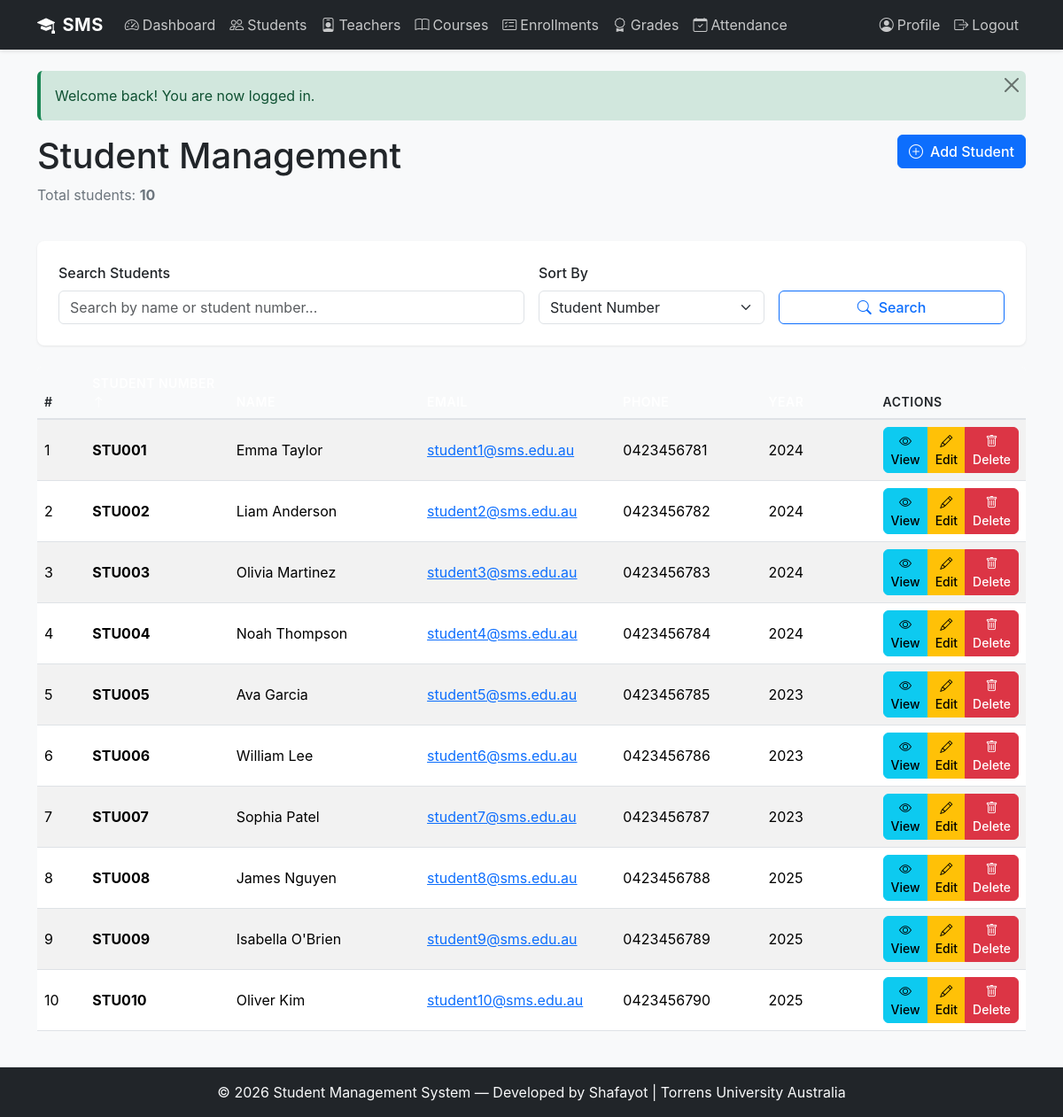
The page /public/students/list.php (signed in) on the database its author committed.
### tables this page shows
CREATE TABLE students (
    id INT AUTO_INCREMENT PRIMARY KEY,
    user_id INT NOT NULL,
    student_number VARCHAR(20) NOT NULL UNIQUE,
    first_name VARCHAR(50) NOT NULL,
    last_name VARCHAR(50) NOT NULL,
    date_of_birth DATE NULL,
    gender ENUM('male', 'female', 'other') NULL,
    phone VARCHAR(20) NULL,
    address TEXT NULL,
    enrollment_year YEAR NOT NULL,
    created_at DATETIME NOT NULL DEFAULT CURRENT_TIMESTAMP,
    FOREIGN KEY (user_id) REFERENCES users(id) ON DELETE CASCADE,
    INDEX idx_user_id (user_id),
    INDEX idx_student_number (student_number)
);

CREATE TABLE users (
    id INT AUTO_INCREMENT PRIMARY KEY,
    username VARCHAR(50) NOT NULL UNIQUE,
    email VARCHAR(100) NOT NULL UNIQUE,
    password_hash VARCHAR(255) NOT NULL,
    role ENUM('admin', 'teacher', 'student') NOT NULL DEFAULT 'student',
    is_active TINYINT(1) NOT NULL DEFAULT 1,
    created_at DATETIME NOT NULL DEFAULT CURRENT_TIMESTAMP,
    updated_at DATETIME NOT NULL DEFAULT CURRENT_TIMESTAMP ON UPDATE CURRENT_TIMESTAMP,
    INDEX idx_email (email),
    INDEX idx_role (role),
    INDEX idx_is_active (is_active)
);

### includes/db.php (called while the page is built, shortened)
<?php
class Database {
    private static $instance = null;
    public static function get_connection() {
        if (self::$instance === null) {
            try {
                $dsn = 'mysql:host=' . DB_HOST . ';dbname=' . DB_NAME . ';charset=' . DB_CHARSET;
                $options = [
                    PDO::ATTR_ERRMODE            => PDO::ERRMODE_EXCEPTION,
                    PDO::ATTR_DEFAULT_FETCH_MODE  => PDO::FETCH_ASSOC,
                    PDO::ATTR_EMULATE_PREPARES    => false,
                ];
                self::$instance = new PDO($dsn, DB_USER, DB_PASS, $options);
            } catch (PDOException $e) {
                error_log('Database connection failed: ' . $e->getMessage());
                die('Sorry, we could not connect to the database. Please try again later.');
            }
        }
        return self::$instance;
    }
    public static function query($sql, $params = []) {
        try {
            $pdo = self::get_connection();
            $stmt = $pdo->prepare($sql);
            $stmt->execute($params);
            return $stmt;
        } catch (PDOException $e) {
            error_log('Query failed: ' . $e->getMessage());
            die('Sorry, a database error occurred. Please try again later.');
        }
    }
    public static function fetch_all($sql, $params = []) {
        $stmt = self::query($sql, $params);
        return $stmt->fetchAll();
    }
    public static function fetch_one($sql, $params = []) {
        $stmt = self::query($sql, $params);
        return $stmt->fetch();
    }
}

### includes/functions.php (called while the page is built, shortened)
<?php
function sanitize($string) {
    return htmlspecialchars($string, ENT_QUOTES, 'UTF-8');
}
function paginate($total_records, $per_page = 10, $current_page = 1) {
    $total_pages = max(1, ceil($total_records / $per_page));
    $current_page = max(1, min($current_page, $total_pages));
    $offset = ($current_page - 1) * $per_page;
    return [
        'current_page' => $current_page,
        'total_pages'  => $total_pages,
        'offset'       => $offset,
        'per_page'     => $per_page,
        'total_records' => $total_records,
    ];
}

### public/students/list.php (the view, shortened to what this page needs)
<?php
require_once __DIR__ . '/../../includes/header.php';
$search = trim($_GET['search'] ?? '');
$allowed_sorts = ['student_number', 'first_name', 'last_name', 'email', 'phone', 'enrollment_year'];
$sort_input = $_GET['sort'] ?? 'student_number';
$sort = in_array($sort_input, $allowed_sorts) ? $sort_input : 'student_number';
$sort_alias = ($sort === 'email') ? 'u' : 's';
$order = (isset($_GET['order']) && strtolower($_GET['order']) === 'desc') ? 'DESC' : 'ASC';
$page = max(1, (int)($_GET['page'] ?? 1));
$where = "WHERE u.is_active = 1";
$params = [];
$count_sql = "SELECT COUNT(*) as total FROM students s
              JOIN users u ON s.user_id = u.id
              {$where}";
$count_result = Database::fetch_one($count_sql, $params);
$total_records = $count_result['total'] ?? 0;
$pagination = paginate($total_records, 10, $page);
$data_sql = "SELECT s.*, u.email, u.is_active
             FROM students s
             JOIN users u ON s.user_id = u.id
             {$where}
             ORDER BY {$sort_alias}.{$sort} {$order}
             LIMIT ? OFFSET ?";
$data_params = $params;
$data_params[] = $pagination['per_page'];
$data_params[] = $pagination['offset'];
$students = Database::fetch_all($data_sql, $data_params);
function build_sort_link($column, $current_sort, $current_order, $search_term) {
    $new_order = ($current_sort === $column && $current_order === 'ASC') ? 'DESC' : 'ASC';
    $params = "sort={$column}&order={$new_order}";
    return BASE_URL . "/students/list.php?{$params}";
}
?>
<div class="row mb-4">
    <div class="col-md-8">
        <h1 class="page-heading">Student Management</h1>
        <p class="text-muted">Total students: <strong><?php echo $total_records; ?></strong></p>
    </div>
    <div class="col-md-4 text-end">
        <a href="<?php echo BASE_URL; ?>/students/add.php" class="btn btn-primary">
            <i class="bi bi-plus-circle me-2"></i>Add Student
        </a>
    </div>
</div>
<div class="card mb-4">
    <div class="card-body">
        <form method="GET" action="<?php echo BASE_URL; ?>/students/list.php" class="row g-3">
            <div class="col-md-6">
                <label for="search-input" class="form-label">Search Students</label>
                <input
                    type="text"
                    id="search-input"
                    name="search"
                    class="form-control"
                    placeholder="Search by name or student number..."
                    value="<?php echo sanitize($search); ?>"
                >
            </div>
            <div class="col-md-3">
                <label for="sort-select" class="form-label">Sort By</label>
                <select id="sort-select" name="sort" class="form-select">
                    <option value="student_number" <?php echo $sort === 'student_number' ? 'selected' : ''; ?>>Student Number</option>
                </select>
            </div>
            <div class="col-md-3 d-flex align-items-end">
                <button type="submit" class="btn btn-outline-primary w-100">
                    <i class="bi bi-search me-2"></i>Search
                </button>
            </div>
        </form>
    </div>
</div>
<?php if (!empty($students)): ?>
    <div class="table-responsive">
        <table class="table table-hover table-striped">
            <thead class="table-dark">
                <tr>
                    <th style="width: 5%;">#</th>
                    <th style="width: 15%;">
                        <a href="<?php echo build_sort_link('student_number', $sort, $order, $search); ?>" class="text-white text-decoration-none">
                            <?php if ($sort === 'student_number'): ?>
                                <i class="bi bi-arrow-<?php echo $order === 'ASC' ? 'up' : 'down'; ?>"></i>
                            <?php endif; ?>
                        </a>
                    </th>
                    <th style="width: 20%;">
                        <a href="<?php echo build_sort_link('first_name', $sort, $order, $search); ?>" class="text-white text-decoration-none">
                        </a>
                    </th>
                    <th style="width: 20%;">
                        <a href="<?php echo build_sort_link('email', $sort, $order, $search); ?>" class="text-white text-decoration-none">
                        </a>
                    </th>
                    <th style="width: 15%;">
                        <a href="<?php echo build_sort_link('phone', $sort, $order, $search); ?>" class="text-white text-decoration-none">
                        </a>
                    </th>
                    <th style="width: 12%;">
                        <a href="<?php echo build_sort_link('enrollment_year', $sort, $order, $search); ?>" class="text-white text-decoration-none">
                        </a>
                    </th>
                    <th style="width: 13%;">Actions</th>
                </tr>
            </thead>
            <tbody>
                <?php
                $row_number = $pagination['offset'] + 1;
                foreach ($students as $student):
                ?>
                    <tr>
                        <td><?php echo $row_number; ?></td>
                        <td>
                            <strong><?php echo sanitize($student['student_number']); ?></strong>
                        </td>
                        <td>
                            <?php echo sanitize($student['first_name'] . ' ' . $student['last_name']); ?>
                        </td>
                        <td>
                            <a href="mailto:<?php echo sanitize($student['email']); ?>">
                                <?php echo sanitize($student['email']); ?>
                            </a>
                        </td>
                        <td>
                            <?php echo sanitize($student['phone'] ?: 'N/A'); ?>
                        </td>
                        <td>
                            <?php echo sanitize($student['enrollment_year']); ?>
                        </td>
                        <td>
                            <div class="btn-group btn-group-sm" role="group">
                                <a
                                    href="<?php echo BASE_URL; ?>/students/view.php?id=<?php echo $student['id']; ?>"
                                    class="btn btn-info btn-sm"
                                    title="View student details"
                                >
                                    <i class="bi bi-eye"></i> View
                                </a>
                                <a
                                    href="<?php echo BASE_URL; ?>/students/edit.php?id=<?php echo $student['id']; ?>"
                                    class="btn btn-warning btn-sm"
                                    title="Edit student information"
                                >
                                    <i class="bi bi-pencil"></i> Edit
                                </a>
                                <a
                                    href="<?php echo BASE_URL; ?>/students/delete.php?id=<?php echo $student['id']; ?>"
                                    class="btn btn-danger btn-sm"
                                    title="Delete student record"
                                    data-confirm="Are you sure you want to delete this student? This action cannot be undone."
                                >
                                    <i class="bi bi-trash"></i> Delete
                                </a>
                            </div>
                        </td>
                    </tr>
                <?php
                    $row_number++;
                endforeach;
                ?>
            </tbody>
        </table>
    </div>
<?php endif; ?>
<?php
require_once __DIR__ . '/../../includes/footer.php';
?>

### assets/css/style.css (style rules this page uses)
:root { --primary-color: #0d6efd; --secondary-color: #6c757d; --success-color: #198754; --danger-color: #dc3545; --warning-color: #ffc107; --info-color: #0dcaf0; --light-color: #f8f9fa; --dark-color: #212529; }
body { font-family: -apple-system, BlinkMacSystemFont, 'Segoe UI', Roboto, 'Helvetica Neue', Arial, sans-serif; background-color: #f8f9fa; min-height: 100vh; display: flex; flex-direction: column; }
.form-label { font-weight: 500; color: #212529; margin-bottom: 0.5rem; }
.form-control, .form-select { border: 1px solid #dee2e6; border-radius: 0.375rem; transition: border-color 0.2s ease, box-shadow 0.2s ease; }
.btn { border-radius: 0.375rem; font-weight: 500; transition: all 0.2s ease; }
.btn-primary { background-color: var(--primary-color); border-color: var(--primary-color); }
.table { background-color: #fff; border-collapse: collapse; }
.table thead th { background-color: #f8f9fa; border-bottom: 2px solid #dee2e6; font-weight: 600; color: #212529; text-transform: uppercase; font-size: 0.875rem; letter-spacing: 0.5px; }
.table tbody td { vertical-align: middle; border-bottom: 1px solid #dee2e6; }
.table-striped tbody tr:nth-of-type(odd) { background-color: rgba(0, 0, 0, 0.02); }
.table-responsive { border-radius: 0.375rem; overflow: hidden; }
.card { border: none; border-radius: 0.5rem; box-shadow: 0 1px 3px rgba(0, 0, 0, 0.08); margin-bottom: 1.5rem; }
.card-body { padding: 1.5rem; }
.text-muted { color: #6c757d !important; }
.d-flex { display: flex; }

### rows shown on the page
students: student_number "STU001", first_name+last_name "Emma Taylor", user.email "student1@sms.edu.au", phone "0423456781", enrollment_year "2024"
students: student_number "STU002", first_name+last_name "Liam Anderson", user.email "student2@sms.edu.au", phone "0423456782", enrollment_year "2024"
students: student_number "STU003", first_name+last_name "Olivia Martinez", user.email "student3@sms.edu.au", phone "0423456783", enrollment_year "2024"
students: student_number "STU004", first_name+last_name "Noah Thompson", user.email "student4@sms.edu.au", phone "0423456784", enrollment_year "2024"
students: student_number "STU005", first_name+last_name "Ava Garcia", user.email "student5@sms.edu.au", phone "0423456785", enrollment_year "2023"
students: student_number "STU006", first_name+last_name "William Lee", user.email "student6@sms.edu.au", phone "0423456786", enrollment_year "2023"
students: student_number "STU007", first_name+last_name "Sophia Patel", user.email "student7@sms.edu.au", phone "0423456787", enrollment_year "2023"
students: student_number "STU008", first_name+last_name "James Nguyen", user.email "student8@sms.edu.au", phone "0423456788", enrollment_year "2025"
students: student_number "STU009", first_name+last_name "Isabella O'Brien", user.email "student9@sms.edu.au", phone "0423456789", enrollment_year "2025"
students: student_number "STU010", first_name+last_name "Oliver Kim", user.email "student10@sms.edu.au", phone "0423456790", enrollment_year "2025"

### other values the page prints
$message "Welcome back! You are now logged in."
$total_records "10"
